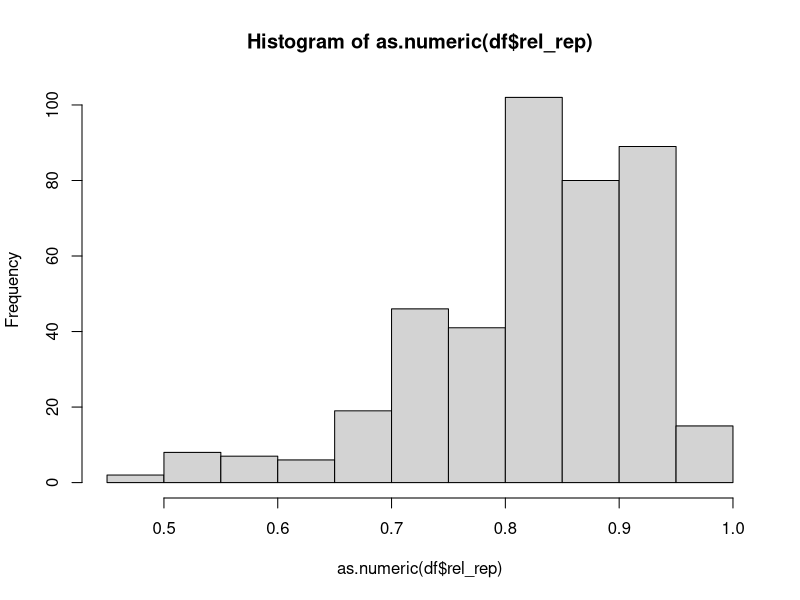
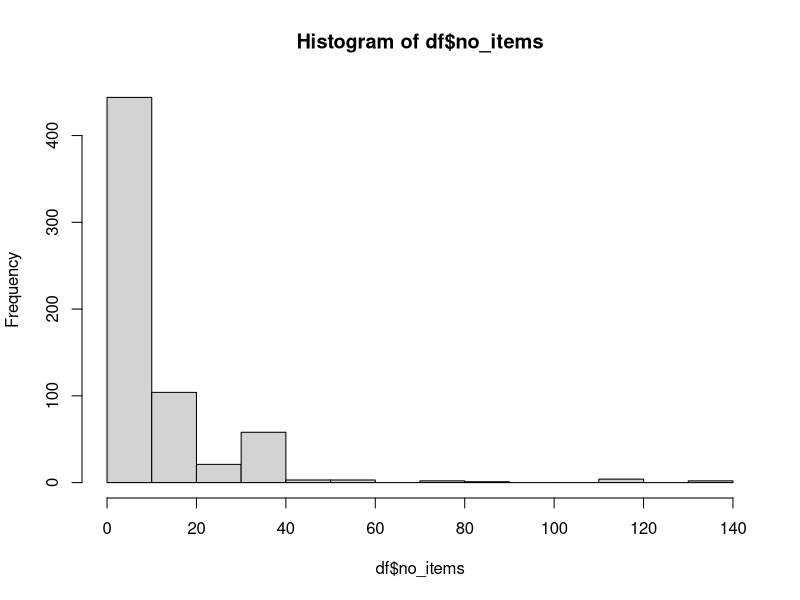

These figures' R source, in order: (Note: this script raises an error after producing the figures.)
### THE DIRE DISREGARD OF MEASUREMENT INVARIANCE TESTING ###
### This is code to select comparisons for which we will 
### attempt to perform measurement invariance checks in step 4

# Install and load packages/data ------------------------------------------
# Clear workspace
#rm(list=ls())

# `lavaan` to simulate factor model and run MI tests
#install.packages("lavaan")
library(lavaan)

# `readxl` to load the codebook
#install.packages("readxl")
library(readxl)

# `writexl` to write away final codebooks
#install.packages("writexl")
library(writexl)

# `dplyr` to use pipe operator in functions
#install.packages("dplyr")
library(dplyr)

# Load data from main study
# Load data step 1
df <- read_excel("data/codebook-main-step1.xlsx")

# Load data step2+3 to check overlap in IDs
df.checked <- read_excel("data/codebook-main-step2step3-sample-without-results.xlsx")

# Functions ---------------------------------------------------------------
# Function to check how many groups are compared for each study
assign.groups <- function(x) {
  if(is.na(x['n3_rep'])) {
    no_group <- 2
  } else if(is.na(x['n4_rep'])) {
    no_group <- 3
  } else if(is.na(x['n5_rep'])) {
    no_group <- 4 
  } else {
    no_group <- 5
  }
  return(no_group)
}

# Count total number of articles per journal
count.articles <- function(df) {
  a <- length(unique(df$article_id_recoded))
  b <- length(unique(df[df$journal_id == 0,]$article_id_recoded))
  c <- length(unique(df[df$journal_id == 1,]$article_id_recoded))
  return(c("total"=a, "plos"=b, "ps"=c))
}

# Count total number of studies per journal
count.studies <- function(df) {
  
  df.temp <- df %>%
    distinct(article_id, study_recoded, journal_id) %>%
    group_by(article_id, journal_id) %>%
    summarise("studies" = n(), .groups = "keep")
  
  a <- sum(df.temp$studies)
  b <- sum(df.temp[df.temp$journal_id == 0,]$studies)
  c <- sum(df.temp[df.temp$journal_id == 1,]$studies)
  return(c("total"=a, "plos"=b, "ps"=c))
}

# Simulation --------------------------------------------------------------
# Check distribution of reliabilities of all studies: 0.83
df$rel_rep <- as.numeric(df$rel_rep)
hist(as.numeric(df$rel_rep))
mean(df$rel_rep, na.rm=T) 

# Check distribution of number of items of all studies in codebook-main-step1.xlsx
df$no_items <- as.numeric(df$no_items)
hist(df$no_items)

# Remove studies that checked for MI
df$mitest_rep <- as.numeric(df$mitest_rep)
df.notchecked <- subset(df,mitest_rep == 0)

# Check if all rows are comparisons on reflective scale
nrow(df.notchecked) + nrow(df.checked) == sum(df$reflective == 1, na.rm = TRUE)

# Count articles and comparisons per journal
# Total: 91 articles
# PLOS: 46 articles
# PS: 45 articles
count.articles(df.notchecked) 
nrow(df.notchecked)
# Comparisons: 890
# 608 comparisons in PLOS
# 282 comparisons in PS
nrow(df.notchecked[df.notchecked$journal_id == 0,]) 
nrow(df.notchecked[df.notchecked$journal_id == 1,]) 

# Select only studies that report reliability and number of items and sample size
dfs <- df.notchecked[!is.na(df.notchecked$rel_rep) & df.notchecked$no_items != "NA" & !is.na(df.notchecked$no_items),]
# select only studies that report either total or group sample size
dfs <- dfs[dfs$n_rep != "NA" | dfs$n1_rep != "NA" | dfs$n2_rep != "NA" | dfs$n3_rep != "NA" | dfs$n4_rep != "NA" | dfs$n5_rep != "NA",]
# Remove empty rows from df
dfs <- dfs[!apply(is.na(dfs) | dfs == "", 1, all),]
# Total: 37 articles
# PLOS: 11 articles
# PS: 26 articles
count.articles(dfs)
# Total: 69 studies
# PLOS: 12 studiess
# PS: 57 studies
count.studies(dfs)  
# 335 comparisons total
# 158 comparisons PLOS
# 177 comparisons PS
nrow(dfs) 
nrow(dfs[dfs$journal_id==0,]) 
nrow(dfs[dfs$journal_id==1,]) 

# Number of articles, studies, comparisons that did not report number of items, reliability, or sample size
# Select only studies that report reliability and number of items and sample size
dfs.n <- df.notchecked[is.na(df.notchecked$rel_rep) | df.notchecked$no_items == "NA" | is.na(df.notchecked$no_items) | df.notchecked$n_rep == "NA" | is.na(df.notchecked$n_rep),]
# Total: 54 articles
# 35 articles PLOS
# 19 articles PS
count.articles(df.notchecked) - count.articles(dfs)
# 555 comparisons total
# 450 comparisons PLOS
# 105 comparisons PS
nrow(dfs.n) 
nrow(dfs.n[dfs.n$journal_id==0,]) 
nrow(dfs.n[dfs.n$journal_id==1,]) 

# If some studies have sample sizes for groups but not the total one, we will assign n_rep = sum of all the group sample sizes

# Calculate inter item correlation for all studies
#dfs$iic <- -(dfs$rel_rep / (dfs$no_items * dfs$rel_rep - dfs$rel_rep - dfs$no_items)) # alternative formulation
dfs$iic <- dfs$rel_rep / (dfs$no_items - dfs$rel_rep * (dfs$no_items - 1))
dfs <- as.data.frame(dfs)

# How many groups are compared for each row?
dfs$no_group <- apply(dfs,1,assign.groups)

# One study (row_id 1452 and 1454) has 10 groups, which our codebook doesn't accommodate:
dfs[dfs$row_id == 1452,]$no_group <- 10
dfs[dfs$row_id == 1454,]$no_group <- 10

# Choose intercept bias
int_bias <- 0.5

# Simulate factor model and check power to detect measurement non-invariance in the intercepts
for (i in 1:nrow(dfs)) {
  
  # Simulate one-factor model with specific parameter values
  k <- dfs$no_group[i]
  
  # Extract sample size for each level of k groups
  if (k == 2) {
    
    nobs <- as.numeric(c(dfs$n1_rep[i],dfs$n2_rep[i]))
    
  } else if (k == 3) {
    
    nobs <- as.numeric(c(dfs$n1_rep[i],dfs$n2_rep[i],dfs$n3_rep[i]))
    
  } else if (k == 4) {
    
    nobs <- as.numeric(c(dfs$n1_rep[i],dfs$n2_rep[i],dfs$n3_rep[i],dfs$n4_rep[i]))
    
  } else if (k == 5) {
    
    nobs <- as.numeric(c(dfs$n1_rep[i],dfs$n2_rep[i],dfs$n3_rep[i],dfs$n4_rep[i],dfs$n5_rep[i]))
    
  } else {
    
    # The comparisons with 10 groups do not have group sample sizes, so we make an empty variable "nobs"
    nobs <- NA
    
  }
  
  # If no group sample sizes reported, take the total sample size and divide it by the number of groups
  if (is.na(nobs[1])) {
    
    nobs <- round(rep(as.numeric(dfs$n_rep[i])/k,k))
    
    }
  
  # Number of items
  q <- dfs$no_items[i]
  
  # Factor loadings (square root of the inter-item correlation)
  lambdas <- rep(sqrt(dfs$iic[i]),q)
  lambda <- matrix(c(lambdas), nrow = q, ncol = 1) 
  
  # Error variances (1 - lambda^2)
  errorvar <- 1 - lambdas[1:q] * lambdas[1:q]  
  theta <- matrix(0,nrow=q,ncol=q)
  diag(theta) <- errorvar
  
  # Latent variance
  phi <- 1 
  
  # Assign values to item intercepts 
  # (50% of groups gets intercept difference of 0.5 in all items for now)
  if (k == 2) { nu <- c(0, int_bias) }
    else if (k == 3) { nu <- c(0, 0, int_bias) }
    else if (k == 4) { nu <- c(0, 0, int_bias, int_bias) }
    else if (k == 5) { nu <- c(0, 0, 0, int_bias, int_bias) } 
    else if (k == 10) { nu <- c(0,0,0,0,0,int_bias,int_bias,int_bias,int_bias,int_bias) }
  
  # Latent mean estimate
  alpha <- rep(0,k)
  
  # Column names for covariance matrices and mean vectors (needed to estimate in lavaan)
  colnms <- NA
  for(z in 1:q){
    colnms[z] <- paste0('V', z)
  }
  
  # Construct covariance matrices and mean vectors for each level of k
  if (k == 2) {
    
    mu.pop.1 <- nu[1] + lambda %*% alpha[1]									                   
    mu.pop.2 <- nu[2] + lambda %*% alpha[2]
    mu.pop <- list(mu.pop.1,mu.pop.2)
    
    sigma.pop.1 <- lambda %*% phi %*% t(lambda) + theta
    colnames(sigma.pop.1) <- colnms
    sigma.pop <- list(sigma.pop.1,sigma.pop.1)
    
    
  } else if (k == 3) {
    
    mu.pop.1 <- nu[1] + lambda %*% alpha[1]									                   									                   
    mu.pop.2 <- nu[2] + lambda %*% alpha[2]
    mu.pop.3 <- nu[3] + lambda %*% alpha[3]
    mu.pop <- list(mu.pop.1,mu.pop.2,mu.pop.3)
    
    sigma.pop.1 <- lambda %*% phi %*% t(lambda) + theta
    colnames(sigma.pop.1) <- colnms
    sigma.pop <- list(sigma.pop.1,sigma.pop.1,sigma.pop.1)
    
  } else if (k == 4) {
    
    mu.pop.1 <- nu[1] + lambda %*% alpha[1]									                   
    mu.pop.2 <- nu[2] + lambda %*% alpha[2]
    mu.pop.3 <- nu[3] + lambda %*% alpha[3]
    mu.pop.4 <- nu[4] + lambda %*% alpha[4]
    mu.pop <- list(mu.pop.1,mu.pop.2,mu.pop.3,mu.pop.4)
    
    sigma.pop.1 <- lambda %*% phi %*% t(lambda) + theta
    colnames(sigma.pop.1) <- colnms
    sigma.pop <- list(sigma.pop.1,sigma.pop.1,sigma.pop.1,sigma.pop.1)
    
  } else if (k == 5) {
    
    mu.pop.1 <- nu[1] + lambda %*% alpha[1]									                   
    mu.pop.2 <- nu[2] + lambda %*% alpha[2]
    mu.pop.3 <- nu[3] + lambda %*% alpha[3]
    mu.pop.4 <- nu[4] + lambda %*% alpha[4]
    mu.pop.5 <- nu[5] + lambda %*% alpha[5]
    mu.pop <- list(mu.pop.1,mu.pop.2,mu.pop.3,mu.pop.4,mu.pop.5)
    
    sigma.pop.1 <- lambda %*% phi %*% t(lambda) + theta
    colnames(sigma.pop.1) <- colnms
    sigma.pop <- list(sigma.pop.1,sigma.pop.1,sigma.pop.1,sigma.pop.1,sigma.pop.1)
    
  } else if (k == 10) {
    
    mu.pop.1 <- nu[1] + lambda %*% alpha[1]									                   
    mu.pop.2 <- nu[2] + lambda %*% alpha[2]
    mu.pop.3 <- nu[3] + lambda %*% alpha[3]
    mu.pop.4 <- nu[4] + lambda %*% alpha[4]
    mu.pop.5 <- nu[5] + lambda %*% alpha[5]
    mu.pop.6 <- nu[6] + lambda %*% alpha[6]
    mu.pop.7 <- nu[7] + lambda %*% alpha[7]
    mu.pop.8 <- nu[8] + lambda %*% alpha[8]
    mu.pop.9 <- nu[9] + lambda %*% alpha[9]
    mu.pop.10 <- nu[10] + lambda %*% alpha[10]
    mu.pop <- list(mu.pop.1,mu.pop.2,mu.pop.3,mu.pop.4,mu.pop.5,mu.pop.6,mu.pop.7,mu.pop.8,mu.pop.9,mu.pop.10)
    
    sigma.pop.1 <- lambda %*% phi %*% t(lambda) + theta
    colnames(sigma.pop.1) <- colnms
    sigma.pop <- list(sigma.pop.1,sigma.pop.1,sigma.pop.1,sigma.pop.1,sigma.pop.1,sigma.pop.1,sigma.pop.1,sigma.pop.1,sigma.pop.1,sigma.pop.1)
    
  }
  
  # We assigned bias in all indicators for 50% of the groups, but we only need bias in 1/3 of those indicators
  # Here we assign an intercept of 0 (no bias) to 2/3 of the indicators that were 0.50. 
  for(x in 2:k){
    mu.pop[[x]][((round(q/3))+1):q] <- 0
  }
  
  # Construct model syntax for lavaan to analyze
  mods.metric <- mods.scalar <- NA

  for(l in 1:q){
    mods.metric[l] <- c(paste0("F1 =~", 'V', l))
    mods.scalar[l] <- c(paste0("F1 =~", 'V', l))
    
  }

  mods.metric[q+1] <- paste0("F1~ c(", paste0(rep(0,k), sep= "",collapse = ","), ")*1")
  mods.scalar[q+1] <- paste0("F1~ c(0,", paste0(rep(NA,k-1), sep= "",collapse = ","), ")*1")

  # Fit metric (loadings equal across groups) and scalar invariance (loadings and intercepts equal across groups) models
  mod.metric <- cfa(mods.metric, sample.cov = sigma.pop, sample.mean = mu.pop, sample.nobs = nobs, std.lv=T, group.equal = c("loadings"))
  mod.scalar <- cfa(mods.scalar, sample.cov = sigma.pop, sample.mean = mu.pop, sample.nobs = nobs, std.lv=T, group.equal = c("loadings","intercepts"))
  
  # Likelihood ratio test of metric and scalar models
  mod <- anova(mod.metric,mod.scalar)

  # Extract chisquare difference between the two models as NCP + extract degrees of freedom
  ncp <- mod$`Chisq diff`[2]
  dof <- mod$`Df`[2] - mod$`Df`[1]
  
  # Power estimate given degrees of freedom and NCP
  # indicates power to detect intercept non-invariance in 1/3 of the indicators for 1/2 of the groups
  power.cfa.th <- 1 - pchisq(qchisq(.95, df = dof), df = dof, ncp = ncp) 
  dfs$powerncp[i] <- as.numeric(power.cfa.th)

  # Print progress
  print(i)
}

# Select only those studies that have a power to detect non-invariance of > 0.80
df.select <- dfs[dfs$powerncp >= 0.80,1:43]
nrow(df.select)

# Number of comparisons dropout
df.dropout <- dfs[!dfs$powerncp >= 0.80,1:43] 
nrow(df.dropout)                

### Number of comparisons to include in step 4
# Total: 35 articles, 66 studies
# PLOS: 10 articles, 11 studies
# PS: 25 articles, 55 studies
count.articles(df.select)
count.studies(df.select)
# Total comparisons
# 322
nrow(df.select)
# PS comparisons (PLOS = 0, PS = 1)
# 171 
sum(df.select$journal_id)
# PLOS comparisons (PLOS = 0, PS = 1)
# 151 
nrow(df.select) - sum(df.select$journal_id)

# Dropout count
count.articles(dfs) - count.articles(df.select)
# 13 comparisons dropout
# 7 for PLOS, 6 for PS
nrow(df.dropout)
nrow(df.dropout[df.dropout$journal_id==0,]) 
nrow(df.dropout[df.dropout$journal_id==1,]) 

# Are the colnames for the selected studies and the ones reporting on MI the same?
df.select <- df.select[,1:length(colnames(df.select))-1]
colnames(df.select) == colnames(df.checked)

# Multiple ids in both dataframes?
sum(unique(df.checked$row_id) %in% unique(df.select$row_id))
sum(unique(df.select$row_id) %in% unique(df.checked$row_id))

# Save final dataset of studies that we will attempt to reproduce
write_xlsx(df.select, "data/codebook-main-step4-sample-without-results.xlsx")
